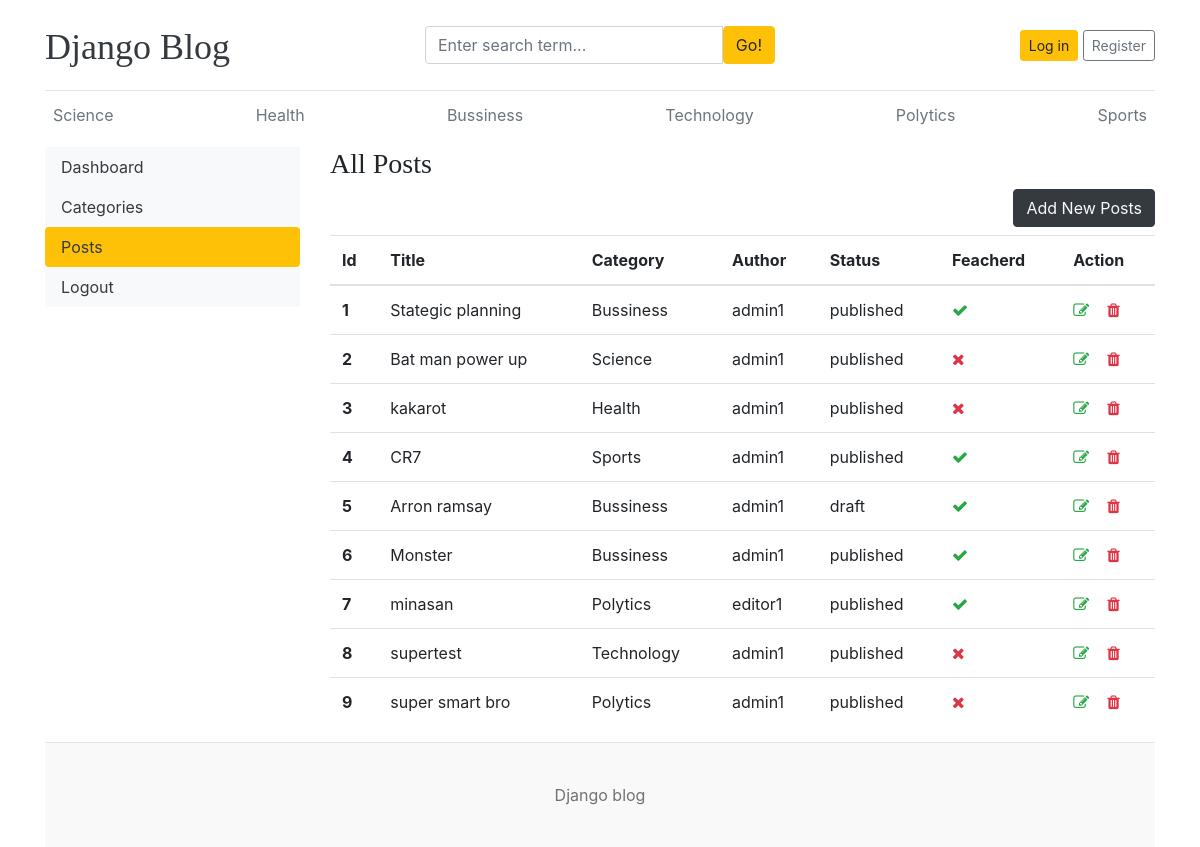
/dashboard/posts/, run on an earlier commit of the app's database.
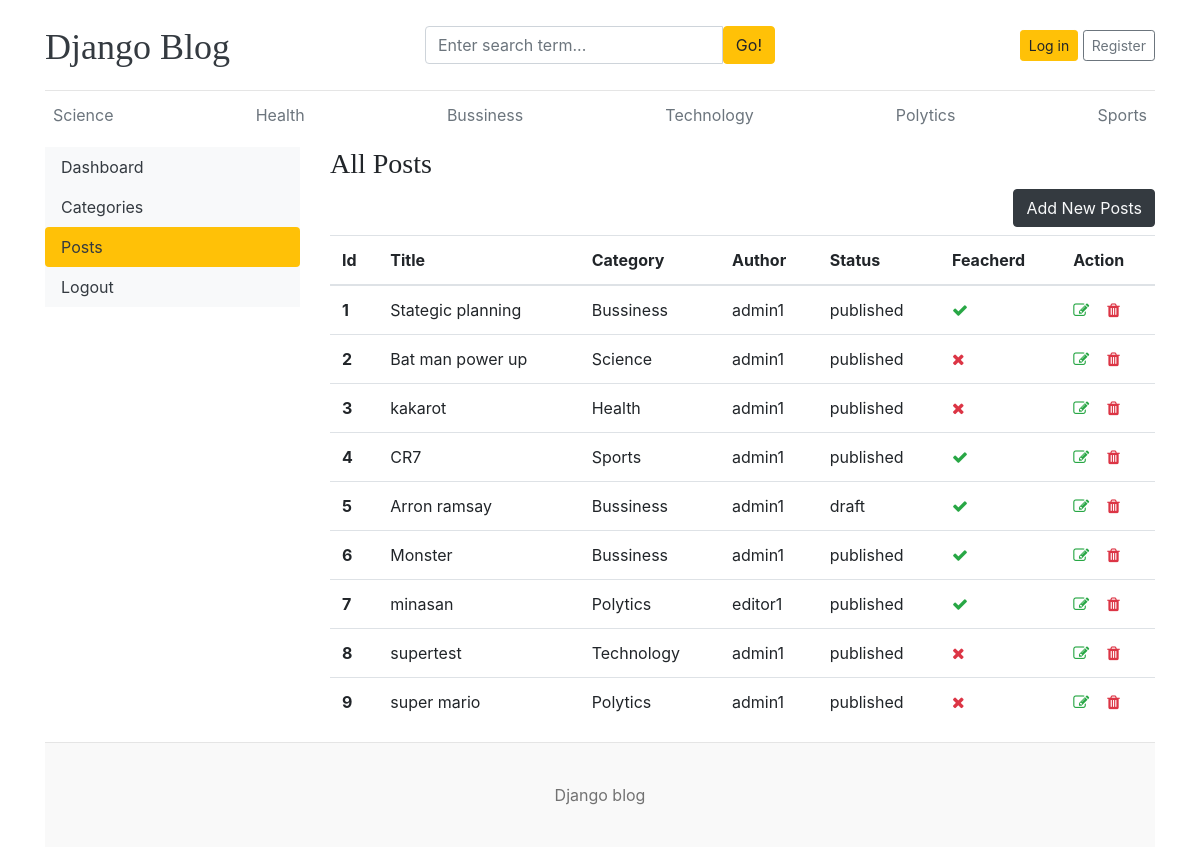
And on a later commit of the database.
### blogs/models.py (models this page shows, shortened)
class Blogs(models.Model):
    title = models.CharField(max_length=100, unique=True)  # Tiêu đề bài viết, tối đa 100 ký tự, không trùng
    slug = models.SlugField(unique=True, blank=True)       # Đường dẫn thân thiện, không trùng, cho phép bỏ trống
    category = models.ForeignKey(Category, on_delete=models.CASCADE)  # Liên kết đến danh mục, xóa danh mục thì bài viết cũng bị xóa
    author = models.ForeignKey(User, on_delete=models.CASCADE)        # Liên kết đến người dùng (tác giả)
    blog_image = models.ImageField(upload_to='uploads/%y/%m/%d')      # Hình ảnh bài viết, lưu theo thư mục năm/tháng/ngày
    short_description = models.TextField(max_length=1000)             # Mô tả ngắn gọn bài viết, tối đa 1000 ký tự
    blog_body = models.TextField(max_length=3000)                     # Nội dung đầy đủ của bài viết, tối đa 3000 ký tự
    status = models.CharField(max_length = 100,choices = STATUS_CHOICE, default = 'draft')  # Trạng thái bài viết: nháp hoặc đã đăng
    is_feacherd = models.BooleanField(default=False)                  # Đánh dấu bài viết có phải là nổi bật không (nên sửa thành is_featured)
    created_at = models.DateTimeField(auto_now_add=True)              # Ngày tạo bài viết, tự động thêm khi tạo
    updated_at = models.DateTimeField(auto_now=True)                  # Ngày cập nhật bài viết, tự động thay đổi khi lưu
    class Meta:
        verbose_name_plural = 'Blogs'

class Category(models.Model):
    category_name = models.CharField(max_length=50, unique=True) # Tên danh mục, tối đa 50 ký tự, không được trùng lặp
    created_at = models.DateTimeField(auto_now_add=True)  # Thời gian tạo, tự động gán khi bản ghi được tạo lần đầu
    updated_at = models.DateTimeField(auto_now=True)      # Thời gian cập nhật, tự động cập nhật mỗi khi bản ghi được lưu
    def __str__(self):
        return self.category_name  # Giúp hiển thị rõ tên danh mục trong admin
    class Meta:
        verbose_name_plural = 'Categories'

### dashboards/views.py (the view)
# urls.py: path('posts/', views.posts, name="posts"),
def posts(request):
    posts = Blogs.objects.all()
    context = {
        'posts':posts
    }
    return render(request, 'dashboard/posts.html', context)

### blogs/context_processors.py (called while the page is built)
def get_categories(request):
    categories = Category.objects.all()
    return dict(categories = categories)

### templates/dashboard/posts.html
{% extends '../base/base.html' %}
{% block content %}
<div class="row">
    {% include './leftsidebar.html' %}
    <div class="col-md-9">
      <h3>All Posts</h3>
      <a href="{% url 'add_posts' %}" class="btn btn-dark text-light float-right mb-2">Add New Posts</a>
        <table class="table table-hover">
            <thead>
              <tr>
                <th>Id</th>
                <th>Title</th>
                <th>Category</th>
                <th>Author</th>
                <th>Status</th>
                <th>Feacherd</th>
                <th>Action</th>
              </tr>
            </thead>
            <tbody>
            {% for post in posts %}
              <tr>
                <th>{{ forloop.counter }}</th>
                <td>{{ post.title }}</td>
                <td>{{ post.category }}</td>
                <td>{{ post.author }}</td>
                <td>{{ post.status }}</td>
                <td>{% if post.is_feacherd %} <i class="fa fa-check text-success"> {% else %} <i class="fa fa-times text-danger"> {% endif %} </td>
                <td>
                    <a href="{% url 'edit_posts' post.id %}"><i class="fa fa-edit text-success"></i></a> &nbsp;&nbsp;
                    <a href="{% url 'delete_posts' post.id %}"><i class="fa fa-trash text-danger"></i></a>
                </td>
              </tr>
            {% endfor %}
            </tbody>
          </table>
    </div>
</div>
{% endblock %}

What changed in the data, as far as the page shows it:
changed Blogs: title "super smart bro" → "super mario"
